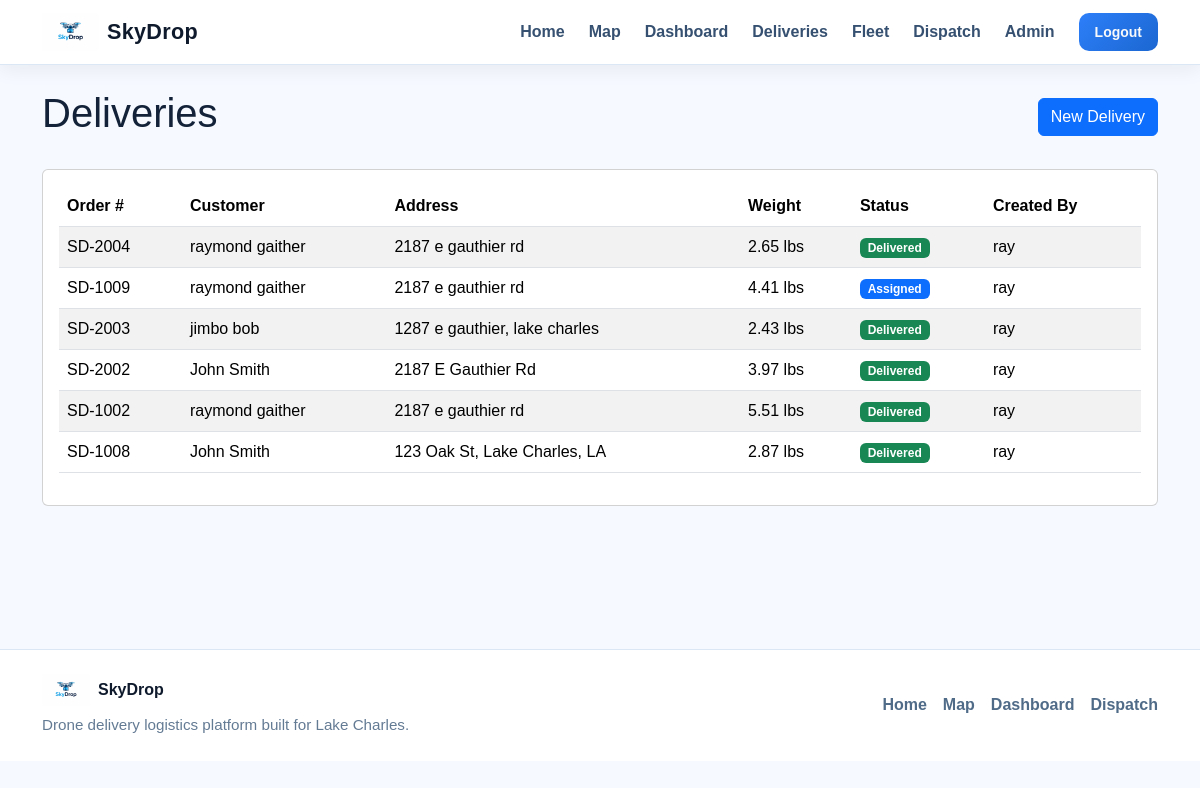
Before: /deliveries/ (signed in) with the older database file.
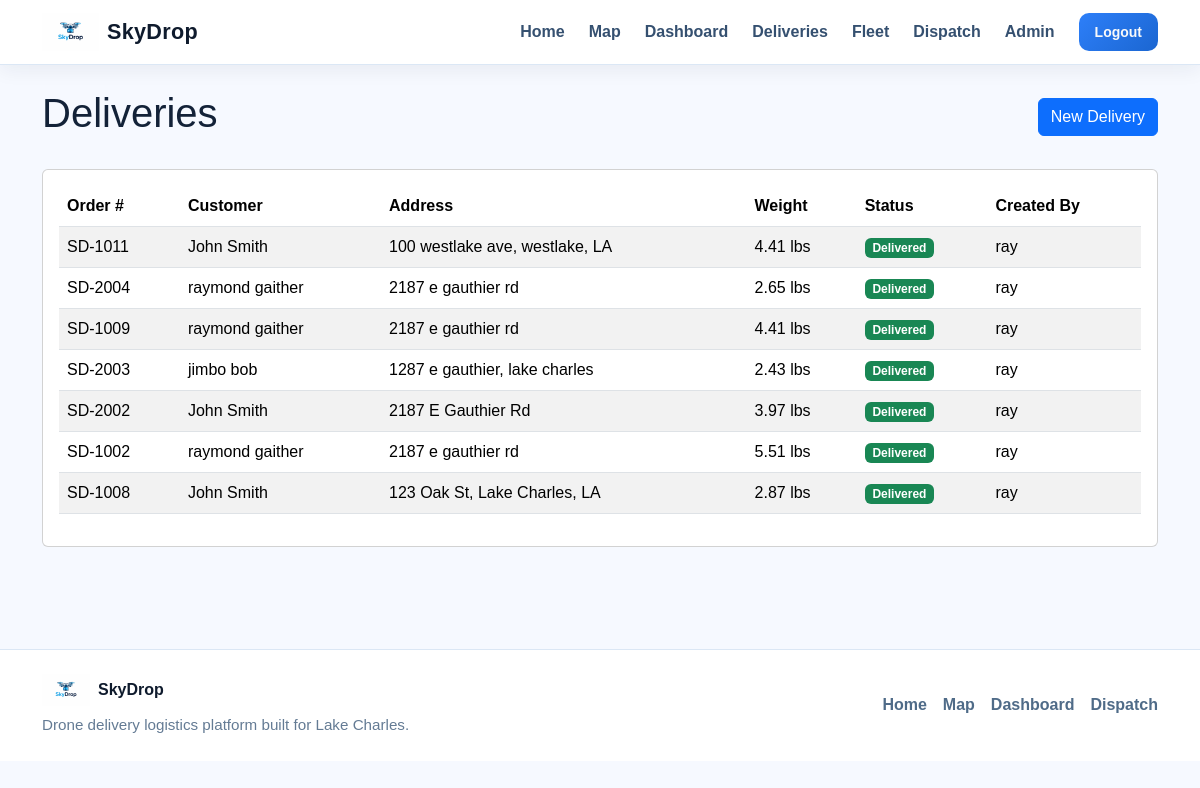
After: the same page with the newer database file.
### app/models/delivery.py (models this page shows, shortened)
class Delivery(db.Model):
    __tablename__ = "deliveries"
    id = db.Column(db.Integer, primary_key=True)
    order_number = db.Column(db.String(50), unique=True, nullable=False, index=True)
    customer_name = db.Column(db.String(100), nullable=False)
    customer_address = db.Column(db.String(200), nullable=False)
    customer_phone = db.Column(db.String(30), nullable=False)
    package_weight = db.Column(db.Float, nullable=False)
    status = db.Column(db.String(50), default="pending", nullable=False, index=True)
    pickup_address = db.Column(db.String(200), nullable=True)
    pickup_lat = db.Column(db.Float, nullable=True)
    pickup_lng = db.Column(db.Float, nullable=True)
    destination_lat = db.Column(db.Float, nullable=True)
    destination_lng = db.Column(db.Float, nullable=True)
    priority = db.Column(db.String(20), default="standard", nullable=False)
    notes = db.Column(db.Text, nullable=True)
    created_at = db.Column(db.DateTime, default=datetime.utcnow, nullable=False)
    created_by_id = db.Column(db.Integer, db.ForeignKey("users.id"), nullable=False)
    mission = db.relationship(
        "Mission",
        back_populates="delivery",
        uselist=False,
        cascade="all, delete-orphan"
    )

### app/models/user.py (models this page shows, shortened)
class User(UserMixin, db.Model):
    __tablename__ = "users"
    id = db.Column(db.Integer, primary_key=True)
    name = db.Column(db.String(100), nullable=False)
    email = db.Column(db.String(120), unique=True, nullable=False)
    password_hash = db.Column(db.String(255), nullable=False)
    role = db.Column(db.String(50), default="business_staff", nullable=False)
    deliveries = db.relationship("Delivery", backref="created_by", lazy=True)
    @property
    def is_admin(self):
        return self.role == "admin"
    @property
    def is_staff(self):
        return self.role in ["admin", "business_staff"]

### app/deliveries/routes.py (the view)
@deliveries_bp.route("/")
@role_required("admin", "business_staff")
def delivery_list():
    deliveries = Delivery.query.order_by(Delivery.created_at.desc()).all()
    return render_template("deliveries/delivery_list.html", deliveries=deliveries)

### app/templates/deliveries/delivery_list.html
{% extends "base.html" %}
{% block content %}
<div class="container mt-4">
    <div class="d-flex justify-content-between align-items-center mb-4">
        <h1>Deliveries</h1>
        {% if current_user.is_authenticated and current_user.is_staff %}
            <a href="{{ url_for('deliveries.create_delivery') }}" class="btn btn-primary">
                New Delivery
            </a>
        {% endif %}
    </div>
    <div class="card p-3">
        {% if deliveries %}
            <div class="table-responsive">
                <table class="table table-striped">
                    <thead>
                        <tr>
                            <th>Order #</th>
                            <th>Customer</th>
                            <th>Address</th>
                            <th>Weight</th>
                            <th>Status</th>
                            <th>Created By</th>
                        </tr>
                    </thead>
                    <tbody>
                        {% for delivery in deliveries %}
                        <tr>
                            <td>{{ delivery.order_number }}</td>
                            <td>{{ delivery.customer_name }}</td>
                            <td>{{ delivery.customer_address }}</td>
                            <td>
                                {% if delivery.package_weight is not none %}
                                    {{ ((delivery.package_weight or 0) * 2.20462)|round(2) }} lbs
                                {% else %}
                                    N/A
                                {% endif %}
                            </td>
                            <td>
                                <span class="badge
                                    {% if delivery.status == 'pending' %}bg-secondary
                                    {% elif delivery.status == 'assigned' %}bg-primary
                                    {% elif delivery.status == 'in_flight' %}bg-warning text-dark
                                    {% elif delivery.status == 'delivered' %}bg-success
                                    {% else %}bg-dark
                                    {% endif %}">
                                    {{ delivery.status.replace('_', ' ').title() }}
                                </span>
                            </td>
                            <td>{{ delivery.created_by.name }}</td>
                        </tr>
                        {% endfor %}
                    </tbody>
                </table>
            </div>
        {% else %}
            <p class="mb-0">No deliveries yet.</p>
        {% endif %}
    </div>
</div>
{% endblock %}

Changed rows visible on the page:
added Delivery: order_number "SD-1011", customer_name "John Smith", customer_address "100 westlake ave, westlake, LA", ((delivery.package_weightor0)*2.20462)|round(2) "4.41", status.replace "Delivered", created_by.name "ray"
changed Delivery "SD-1009": status "assigned" → "delivered" (drawn); status.replace "Assigned" → "Delivered"
